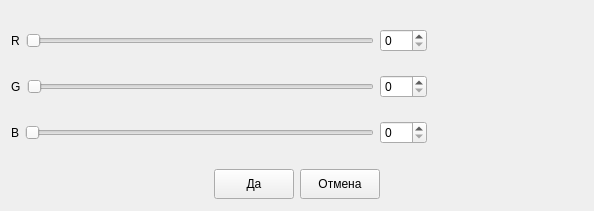
<?xml version="1.0" encoding="UTF-8"?>
<ui version="4.0">
 <class>ColorSelect</class>
 <widget class="QWidget" name="ColorSelect">
  <property name="geometry">
   <rect>
    <x>0</x>
    <y>0</y>
    <width>594</width>
    <height>211</height>
   </rect>
  </property>
  <property name="windowTitle">
   <string>Form</string>
  </property>
  <layout class="QGridLayout" name="gridLayout">
   <item row="0" column="0">
    <layout class="QVBoxLayout" name="verticalLayout">
     <item>
      <layout class="QHBoxLayout" name="horizontalLayout">
       <item>
        <widget class="QLabel" name="label">
         <property name="text">
          <string>R</string>
         </property>
        </widget>
       </item>
       <item>
        <widget class="QSlider" name="r">
         <property name="maximum">
          <number>255</number>
         </property>
         <property name="orientation">
          <enum>Qt::Horizontal</enum>
         </property>
        </widget>
       </item>
       <item>
        <widget class="QSpinBox" name="spinBoxR">
         <property name="maximum">
          <number>255</number>
         </property>
        </widget>
       </item>
      </layout>
     </item>
     <item>
      <layout class="QHBoxLayout" name="horizontalLayout_2">
       <item>
        <widget class="QLabel" name="label_2">
         <property name="text">
          <string>G</string>
         </property>
        </widget>
       </item>
       <item>
        <widget class="QSlider" name="g">
         <property name="maximum">
          <number>255</number>
         </property>
         <property name="orientation">
          <enum>Qt::Horizontal</enum>
         </property>
        </widget>
       </item>
       <item>
        <widget class="QSpinBox" name="spinBoxG">
         <property name="maximum">
          <number>255</number>
         </property>
        </widget>
       </item>
      </layout>
     </item>
     <item>
      <layout class="QHBoxLayout" name="horizontalLayout_3">
       <item>
        <widget class="QLabel" name="label_3">
         <property name="text">
          <string>B</string>
         </property>
        </widget>
       </item>
       <item>
        <widget class="QSlider" name="b">
         <property name="maximum">
          <number>255</number>
         </property>
         <property name="orientation">
          <enum>Qt::Horizontal</enum>
         </property>
        </widget>
       </item>
       <item>
        <widget class="QSpinBox" name="spinBoxB">
         <property name="maximum">
          <number>255</number>
         </property>
        </widget>
       </item>
      </layout>
     </item>
    </layout>
   </item>
   <item row="0" column="1">
    <widget class="QWidget" name="displayWidget" native="true">
     <property name="minimumSize">
      <size>
       <width>150</width>
       <height>150</height>
      </size>
     </property>
     <property name="maximumSize">
      <size>
       <width>150</width>
       <height>150</height>
      </size>
     </property>
     <property name="autoFillBackground">
      <bool>true</bool>
     </property>
    </widget>
   </item>
   <item row="1" column="0" colspan="2">
    <layout class="QHBoxLayout" name="horizontalLayout_4">
     <property name="sizeConstraint">
      <enum>QLayout::SetMinimumSize</enum>
     </property>
     <property name="topMargin">
      <number>0</number>
     </property>
     <item>
      <spacer name="horizontalSpacer">
       <property name="orientation">
        <enum>Qt::Horizontal</enum>
       </property>
       <property name="sizeHint" stdset="0">
        <size>
         <width>40</width>
         <height>30</height>
        </size>
       </property>
      </spacer>
     </item>
     <item>
      <widget class="QPushButton" name="pushButton">
       <property name="maximumSize">
        <size>
         <width>16777215</width>
         <height>30</height>
        </size>
       </property>
       <property name="text">
        <string>Да</string>
       </property>
      </widget>
     </item>
     <item>
      <widget class="QPushButton" name="pushButton_2">
       <property name="maximumSize">
        <size>
         <width>16777215</width>
         <height>30</height>
        </size>
       </property>
       <property name="text">
        <string>Отмена</string>
       </property>
      </widget>
     </item>
     <item>
      <spacer name="horizontalSpacer_2">
       <property name="orientation">
        <enum>Qt::Horizontal</enum>
       </property>
       <property name="sizeHint" stdset="0">
        <size>
         <width>40</width>
         <height>30</height>
        </size>
       </property>
      </spacer>
     </item>
    </layout>
   </item>
  </layout>
 </widget>
 <resources/>
 <connections>
  <connection>
   <sender>g</sender>
   <signal>valueChanged(int)</signal>
   <receiver>spinBoxG</receiver>
   <slot>setValue(int)</slot>
   <hints>
    <hint type="sourcelabel">
     <x>197</x>
     <y>108</y>
    </hint>
    <hint type="destinationlabel">
     <x>303</x>
     <y>103</y>
    </hint>
   </hints>
  </connection>
  <connection>
   <sender>spinBoxG</sender>
   <signal>valueChanged(int)</signal>
   <receiver>g</receiver>
   <slot>setValue(int)</slot>
   <hints>
    <hint type="sourcelabel">
     <x>300</x>
     <y>106</y>
    </hint>
    <hint type="destinationlabel">
     <x>239</x>
     <y>110</y>
    </hint>
   </hints>
  </connection>
  <connection>
   <sender>b</sender>
   <signal>valueChanged(int)</signal>
   <receiver>spinBoxB</receiver>
   <slot>setValue(int)</slot>
   <hints>
    <hint type="sourcelabel">
     <x>221</x>
     <y>157</y>
    </hint>
    <hint type="destinationlabel">
     <x>303</x>
     <y>156</y>
    </hint>
   </hints>
  </connection>
  <connection>
   <sender>spinBoxB</sender>
   <signal>valueChanged(int)</signal>
   <receiver>b</receiver>
   <slot>setValue(int)</slot>
   <hints>
    <hint type="sourcelabel">
     <x>295</x>
     <y>150</y>
    </hint>
    <hint type="destinationlabel">
     <x>236</x>
     <y>165</y>
    </hint>
   </hints>
  </connection>
  <connection>
   <sender>r</sender>
   <signal>valueChanged(int)</signal>
   <receiver>spinBoxR</receiver>
   <slot>setValue(int)</slot>
   <hints>
    <hint type="sourcelabel">
     <x>192</x>
     <y>57</y>
    </hint>
    <hint type="destinationlabel">
     <x>309</x>
     <y>55</y>
    </hint>
   </hints>
  </connection>
  <connection>
   <sender>spinBoxR</sender>
   <signal>valueChanged(int)</signal>
   <receiver>r</receiver>
   <slot>setValue(int)</slot>
   <hints>
    <hint type="sourcelabel">
     <x>304</x>
     <y>60</y>
    </hint>
    <hint type="destinationlabel">
     <x>212</x>
     <y>63</y>
    </hint>
   </hints>
  </connection>
 </connections>
</ui>
